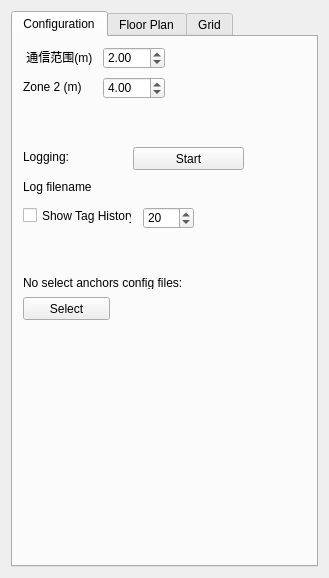
<?xml version="1.0" encoding="UTF-8"?>
<ui version="4.0">
 <class>ViewSettingsWidget</class>
 <widget class="QWidget" name="ViewSettingsWidget">
  <property name="geometry">
   <rect>
    <x>0</x>
    <y>0</y>
    <width>329</width>
    <height>578</height>
   </rect>
  </property>
  <property name="windowTitle">
   <string>Form</string>
  </property>
  <layout class="QVBoxLayout" name="verticalLayout">
   <item>
    <widget class="QTabWidget" name="tabWidget">
     <property name="minimumSize">
      <size>
       <width>300</width>
       <height>300</height>
      </size>
     </property>
     <property name="currentIndex">
      <number>0</number>
     </property>
     <widget class="QWidget" name="config_tab">
      <attribute name="title">
       <string>Configuration</string>
      </attribute>
      <widget class="QCheckBox" name="showTagHistory">
       <property name="geometry">
        <rect>
         <x>10</x>
         <y>170</y>
         <width>109</width>
         <height>17</height>
        </rect>
       </property>
       <property name="text">
        <string>Show Tag History</string>
       </property>
      </widget>
      <widget class="QDoubleSpinBox" name="communicateRange">
       <property name="geometry">
        <rect>
         <x>90</x>
         <y>10</y>
         <width>62</width>
         <height>22</height>
        </rect>
       </property>
       <property name="maximum">
        <double>300.000000000000000</double>
       </property>
       <property name="value">
        <double>2.000000000000000</double>
       </property>
      </widget>
      <widget class="QDoubleSpinBox" name="zone2">
       <property name="geometry">
        <rect>
         <x>90</x>
         <y>40</y>
         <width>62</width>
         <height>22</height>
        </rect>
       </property>
       <property name="maximum">
        <double>300.000000000000000</double>
       </property>
       <property name="value">
        <double>4.000000000000000</double>
       </property>
      </widget>
      <widget class="QLabel" name="label_range">
       <property name="geometry">
        <rect>
         <x>10</x>
         <y>10</y>
         <width>71</width>
         <height>20</height>
        </rect>
       </property>
       <property name="text">
        <string> 通信范围(m)</string>
       </property>
      </widget>
      <widget class="QLabel" name="label_z2">
       <property name="geometry">
        <rect>
         <x>10</x>
         <y>40</y>
         <width>61</width>
         <height>20</height>
        </rect>
       </property>
       <property name="text">
        <string>Zone 2 (m)</string>
       </property>
      </widget>
      <widget class="QSpinBox" name="tagHistoryN">
       <property name="geometry">
        <rect>
         <x>130</x>
         <y>170</y>
         <width>51</width>
         <height>22</height>
        </rect>
       </property>
       <property name="minimum">
        <number>1</number>
       </property>
       <property name="maximum">
        <number>128</number>
       </property>
       <property name="value">
        <number>20</number>
       </property>
      </widget>
      <widget class="QLabel" name="label_logingstatus">
       <property name="geometry">
        <rect>
         <x>10</x>
         <y>110</y>
         <width>91</width>
         <height>20</height>
        </rect>
       </property>
       <property name="text">
        <string>Logging:</string>
       </property>
      </widget>
      <widget class="QPushButton" name="logging_pb">
       <property name="geometry">
        <rect>
         <x>120</x>
         <y>110</y>
         <width>111</width>
         <height>23</height>
        </rect>
       </property>
       <property name="text">
        <string>Start</string>
       </property>
      </widget>
      <widget class="QLabel" name="label_logingstatus_2">
       <property name="geometry">
        <rect>
         <x>10</x>
         <y>200</y>
         <width>51</width>
         <height>20</height>
        </rect>
       </property>
       <property name="text">
        <string/>
       </property>
      </widget>
      <widget class="QLabel" name="label_logfile">
       <property name="geometry">
        <rect>
         <x>10</x>
         <y>140</y>
         <width>211</width>
         <height>20</height>
        </rect>
       </property>
       <property name="text">
        <string>Log filename</string>
       </property>
      </widget>
      <widget class="QLabel" name="label_logingstatus_3">
       <property name="geometry">
        <rect>
         <x>10</x>
         <y>80</y>
         <width>51</width>
         <height>20</height>
        </rect>
       </property>
       <property name="text">
        <string/>
       </property>
      </widget>
      <widget class="QLabel" name="ancConfigLable">
       <property name="geometry">
        <rect>
         <x>10</x>
         <y>240</y>
         <width>194</width>
         <height>12</height>
        </rect>
       </property>
       <property name="text">
        <string>No select anchors config files: </string>
       </property>
      </widget>
      <widget class="QPushButton" name="ancConfigSelect_pb">
       <property name="geometry">
        <rect>
         <x>10</x>
         <y>260</y>
         <width>87</width>
         <height>23</height>
        </rect>
       </property>
       <property name="sizePolicy">
        <sizepolicy hsizetype="Minimum" vsizetype="Fixed">
         <horstretch>0</horstretch>
         <verstretch>0</verstretch>
        </sizepolicy>
       </property>
       <property name="minimumSize">
        <size>
         <width>0</width>
         <height>0</height>
        </size>
       </property>
       <property name="text">
        <string>Select</string>
       </property>
      </widget>
     </widget>
     <widget class="QWidget" name="floorplan_tab">
      <attribute name="title">
       <string>Floor Plan</string>
      </attribute>
      <layout class="QGridLayout" name="gridLayout_2">
       <item row="3" column="2">
        <widget class="QLabel" name="label_11">
         <property name="text">
          <string>pixels</string>
         </property>
        </widget>
       </item>
       <item row="4" column="1">
        <widget class="QDoubleSpinBox" name="floorplanXScale_sb">
         <property name="maximum">
          <double>1000.000000000000000</double>
         </property>
        </widget>
       </item>
       <item row="5" column="2">
        <widget class="QLabel" name="label_9">
         <property name="text">
          <string>pixesl/m</string>
         </property>
        </widget>
       </item>
       <item row="2" column="0">
        <widget class="QLabel" name="label_3">
         <property name="text">
          <string>X Offset</string>
         </property>
        </widget>
       </item>
       <item row="2" column="1">
        <widget class="QSpinBox" name="floorplanXOff_sb">
         <property name="sizePolicy">
          <sizepolicy hsizetype="Minimum" vsizetype="Fixed">
           <horstretch>0</horstretch>
           <verstretch>0</verstretch>
          </sizepolicy>
         </property>
         <property name="minimum">
          <number>-65536</number>
         </property>
         <property name="maximum">
          <number>65535</number>
         </property>
        </widget>
       </item>
       <item row="0" column="0" colspan="2">
        <widget class="QLabel" name="floorplanPath_lb">
         <property name="text">
          <string>No Floor Plan</string>
         </property>
        </widget>
       </item>
       <item row="7" column="1">
        <widget class="QCheckBox" name="floorplanFlipY_cb">
         <property name="text">
          <string/>
         </property>
        </widget>
       </item>
       <item row="9" column="0">
        <spacer name="verticalSpacer">
         <property name="orientation">
          <enum>Qt::Vertical</enum>
         </property>
         <property name="sizeHint" stdset="0">
          <size>
           <width>20</width>
           <height>40</height>
          </size>
         </property>
        </spacer>
       </item>
       <item row="2" column="2">
        <widget class="QLabel" name="label_12">
         <property name="text">
          <string>pixels</string>
         </property>
        </widget>
       </item>
       <item row="5" column="1">
        <widget class="QDoubleSpinBox" name="floorplanYScale_sb">
         <property name="maximum">
          <double>1000.000000000000000</double>
         </property>
        </widget>
       </item>
       <item row="4" column="2">
        <widget class="QLabel" name="label_10">
         <property name="text">
          <string>pixels/m</string>
         </property>
        </widget>
       </item>
       <item row="3" column="1">
        <widget class="QSpinBox" name="floorplanYOff_sb">
         <property name="minimum">
          <number>-65536</number>
         </property>
         <property name="maximum">
          <number>65536</number>
         </property>
        </widget>
       </item>
       <item row="4" column="0">
        <widget class="QLabel" name="label_6">
         <property name="text">
          <string>X Scale</string>
         </property>
        </widget>
       </item>
       <item row="6" column="0">
        <widget class="QLabel" name="label_7">
         <property name="text">
          <string>Flip X</string>
         </property>
        </widget>
       </item>
       <item row="3" column="0">
        <widget class="QLabel" name="label_4">
         <property name="text">
          <string>Y Offset</string>
         </property>
        </widget>
       </item>
       <item row="6" column="1">
        <widget class="QCheckBox" name="floorplanFlipX_cb">
         <property name="text">
          <string/>
         </property>
        </widget>
       </item>
       <item row="5" column="0">
        <widget class="QLabel" name="label_5">
         <property name="text">
          <string>Y Scale</string>
         </property>
        </widget>
       </item>
       <item row="7" column="0">
        <widget class="QLabel" name="label_8">
         <property name="text">
          <string>Flip Y</string>
         </property>
        </widget>
       </item>
       <item row="8" column="0" colspan="2">
        <layout class="QGridLayout" name="gridLayout">
         <property name="horizontalSpacing">
          <number>6</number>
         </property>
         <item row="0" column="0">
          <widget class="QCheckBox" name="showOrigin">
           <property name="text">
            <string>Show Origin</string>
           </property>
          </widget>
         </item>
         <item row="1" column="2">
          <widget class="QPushButton" name="scaleY_pb">
           <property name="text">
            <string>Y Scale</string>
           </property>
          </widget>
         </item>
         <item row="1" column="0">
          <widget class="QPushButton" name="scaleX_pb">
           <property name="text">
            <string>X Scale</string>
           </property>
          </widget>
         </item>
         <item row="0" column="2">
          <widget class="QPushButton" name="origin_pb">
           <property name="text">
            <string>Set Origin</string>
           </property>
          </widget>
         </item>
        </layout>
       </item>
       <item row="1" column="0">
        <widget class="QPushButton" name="floorplanOpen_pb">
         <property name="sizePolicy">
          <sizepolicy hsizetype="Minimum" vsizetype="Fixed">
           <horstretch>0</horstretch>
           <verstretch>0</verstretch>
          </sizepolicy>
         </property>
         <property name="minimumSize">
          <size>
           <width>0</width>
           <height>0</height>
          </size>
         </property>
         <property name="text">
          <string>Open</string>
         </property>
        </widget>
       </item>
       <item row="1" column="1" alignment="Qt::AlignHCenter">
        <widget class="QCheckBox" name="saveFP">
         <property name="text">
          <string>Save Settings</string>
         </property>
        </widget>
       </item>
      </layout>
     </widget>
     <widget class="QWidget" name="grid_tab">
      <attribute name="title">
       <string>Grid</string>
      </attribute>
      <widget class="QWidget" name="layoutWidget">
       <property name="geometry">
        <rect>
         <x>9</x>
         <y>21</y>
         <width>143</width>
         <height>111</height>
        </rect>
       </property>
       <layout class="QGridLayout" name="gridLayout_3">
        <item row="0" column="0">
         <widget class="QLabel" name="label">
          <property name="minimumSize">
           <size>
            <width>45</width>
            <height>0</height>
           </size>
          </property>
          <property name="text">
           <string>Width (m)</string>
          </property>
         </widget>
        </item>
        <item row="0" column="1">
         <widget class="QDoubleSpinBox" name="gridWidth_sb">
          <property name="decimals">
           <number>2</number>
          </property>
          <property name="singleStep">
           <double>0.100000000000000</double>
          </property>
          <property name="value">
           <double>0.500000000000000</double>
          </property>
         </widget>
        </item>
        <item row="1" column="0">
         <widget class="QLabel" name="label_2">
          <property name="minimumSize">
           <size>
            <width>45</width>
            <height>0</height>
           </size>
          </property>
          <property name="text">
           <string>Height (m)</string>
          </property>
         </widget>
        </item>
        <item row="1" column="1">
         <widget class="QDoubleSpinBox" name="gridHeight_sb">
          <property name="singleStep">
           <double>0.100000000000000</double>
          </property>
          <property name="value">
           <double>0.500000000000000</double>
          </property>
         </widget>
        </item>
        <item row="2" column="0">
         <widget class="QCheckBox" name="gridShow">
          <property name="text">
           <string>Show Grid</string>
          </property>
         </widget>
        </item>
       </layout>
      </widget>
     </widget>
    </widget>
   </item>
  </layout>
 </widget>
 <tabstops>
  <tabstop>gridWidth_sb</tabstop>
  <tabstop>gridHeight_sb</tabstop>
  <tabstop>floorplanOpen_pb</tabstop>
  <tabstop>floorplanXOff_sb</tabstop>
  <tabstop>floorplanYOff_sb</tabstop>
  <tabstop>floorplanXScale_sb</tabstop>
  <tabstop>floorplanYScale_sb</tabstop>
  <tabstop>floorplanFlipX_cb</tabstop>
  <tabstop>floorplanFlipY_cb</tabstop>
 </tabstops>
 <resources/>
 <connections/>
</ui>
